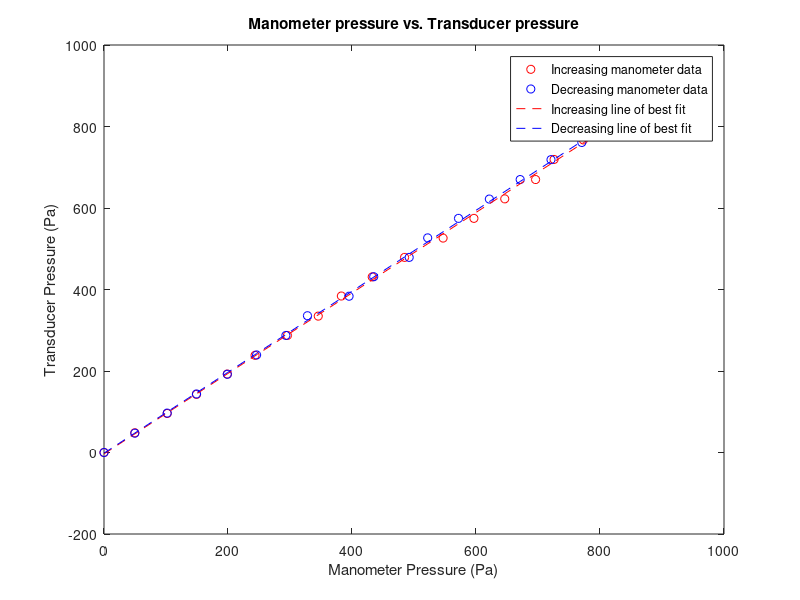
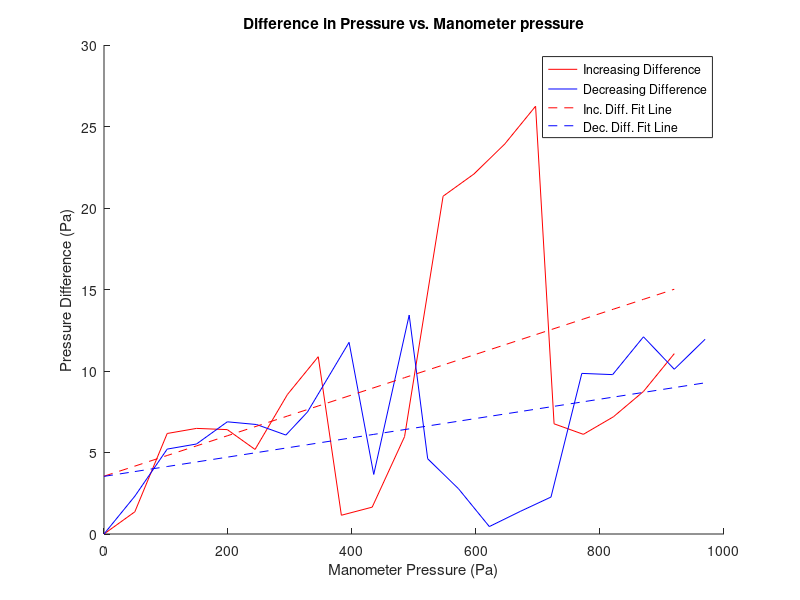
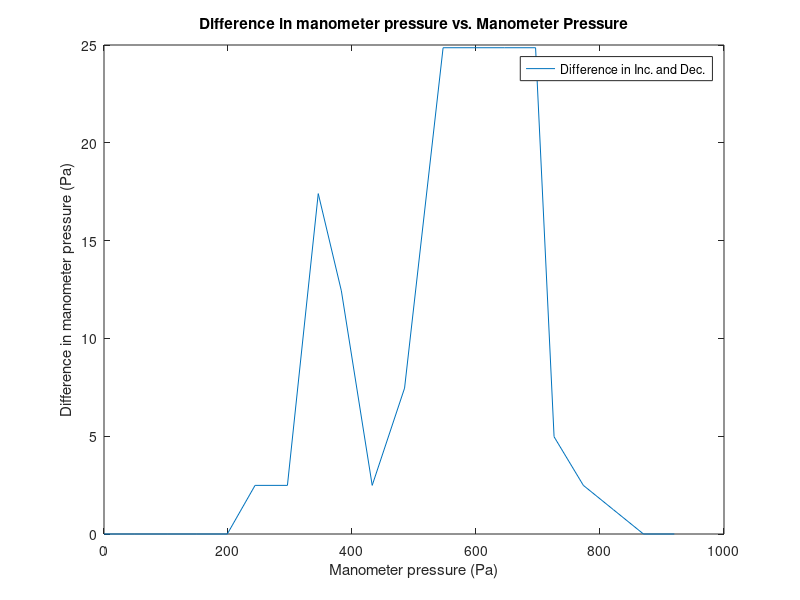
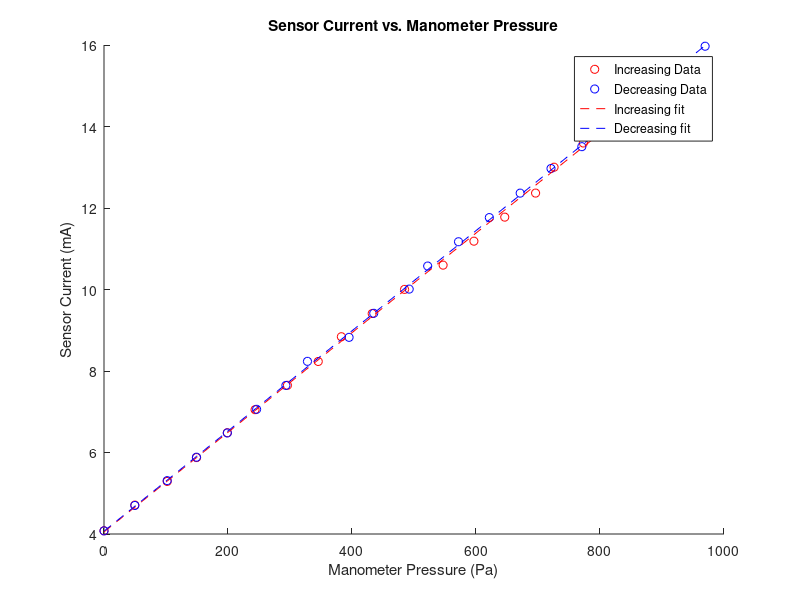

The MATLAB source for these figures, in order:
% Loading data and sorting in ascending order
incdat = sort(load('inc.dat'),'ascend'); 
decdat = sort(load('dec.dat'),'ascend');

% Extracting manometer heights and adjusting for initial height reading and
% adjusting to correct units (inches to meters, 1 inch = .0254 m)
hinc = 0.0254*(incdat(:,2) - incdat(1,2)); % data already sorted so that zero reading is first element
hdec = 0.0254*(decdat(:,2) - decdat(1,2));
% Calculating Manometer Pressure (rho*g*h, where rho is the density of water in SI and g is the gravitational constant)
rho = 997.71; % kg/m^3
g = 9.81; % m/s^2
pcalc = @(h) rho.*g.*h; % anonymous function for below calculations
ipress = pcalc(hinc);
dpress = pcalc(hdec);

% Extracting transducer pressure readings and converting from psf to N/m^2
%   1psf = 47.88026 Pa
transi = 47.88026*(incdat(:,1));
transd = 47.88026*(decdat(:,1));

%% Pressure Plots
% Plotting manometer pressure vs. sensor pressure
figure(1)
plot(ipress,transi,'ro')
hold on
plot(dpress,transd,'bo')
% Lines of best fit
linfiti = polyfit(ipress,transi,1);
linfitd = polyfit(dpress,transd,1);
fitLinei = polyval(linfiti,ipress); % polyval for applying it to the data
fitLined = polyval(linfitd,dpress);
% Plotting those lines and graph details
plot(ipress,fitLinei,'r--')
plot(dpress,fitLined,'b--')
legend('Increasing manometer data','Decreasing manometer data','Increasing line of best fit',...
    'Decreasing line of best fit');
title('Manometer pressure vs. Transducer pressure')
ylabel('Transducer Pressure (Pa)');
xlabel('Manometer Pressure (Pa)');

% Plotting difference between increasing and decreasing as compared to
%   transducer readings and plotting (mano - trans)
figure(2) % new figure for differences
hold on
diffi = abs(ipress - transi); % difference in increasing (manometer - transducer), absolute value for difference
diffd = abs(dpress - transd); % difererence in decreasing
plot(ipress,diffi,'r');
plot(dpress,diffd,'b');
title('Difference in Pressure vs. Manometer pressure');
xlabel('Manometer Pressure (Pa)');
ylabel('Pressure Difference (Pa)');
diffifit = polyfit(ipress,diffi,1);
diffdfit = polyfit(dpress,diffd,1);
diffiLine = polyval(diffifit,ipress);
diffdLine = polyval(diffdfit,dpress);
plot(ipress,diffiLine,'r--');
plot(dpress,diffdLine,'b--');
legend('Increasing Difference','Decreasing Difference','Inc. Diff. Fit Line','Dec. Diff. Fit Line');
%% Plotting difference between increasing and decreasing pressures from manometer alone
% shows human error
diffmano = abs(ipress - dpress(1:20)); % only first 20 elements of dec. pressure values to match the 20 inc. vals
figure(3)
plot(ipress,diffmano);
xlabel('Manometer pressure (Pa)');
ylabel('Difference in manometer pressure (Pa)');
title('Difference in manometer pressure vs. Manometer Pressure');
legend('Difference in Inc. and Dec.');
%% Sensor Current vs. Manometer Pressure
% Getting values for current from data file, with current in mA
% (1e-3 mA = 1 A)
incAmps = (incdat(:,3)); % mA in the third column
decAmps = (decdat(:,3));

% Current vs. Pressure plot
figure(4)
hold on
plot(ipress,incAmps,'ro');              % Increasing data plot
plot(dpress,decAmps,'bo');              % Decreasing data plot
% Fit lines and plotting
ampfiti = polyfit(ipress,incAmps,1);    % Increasing fit
ampfitd = polyfit(dpress,decAmps,1);    % Decreasing fit
ampLinei = polyval(ampfiti,ipress);     % Increasing line
ampLined = polyval(ampfitd,dpress);     % Decreasing line
plot(ipress,ampLinei,'r--');
plot(dpress,ampLined,'b--');
% Graph details
ylabel('Sensor Current (mA)');
xlabel('Manometer Pressure (Pa)');
title('Sensor Current vs. Manometer Pressure');
legend('Increasing Data','Decreasing Data','Increasing fit','Decreasing fit')
%% Extra Credit: Sensor Current vs. Transducer Pressure Readings
% Transducer pressure vs sensor current plot
figure(5)
plot(transi,incAmps,'r*')
hold on
plot(transd,decAmps,'b*')
% Fit lines and plotting
transampfiti = polyfit(transi,incAmps,1);
transampfitd = polyfit(transd,decAmps,1);
plot(transi,polyval(transampfiti,transi),'r--');
plot(transd,polyval(transampfitd,transd),'b--');
% Transampfiti and transampfitd have the same slope, which means that the
% transducer is correctly calibrated. There is only slight deviation
% between the lines of best fit, that's why the blue dotted line seems to
% almost completely cover the red dotted line.

% Graph details
xlabel('Transducer Pressure (Pa)');
ylabel('Sensor Current (mA)')
title('Sensor Current vs. Transducer Pressure');
legend('Increasing data','Decreasing data','Increasing fit line','Decreasing fit line');




